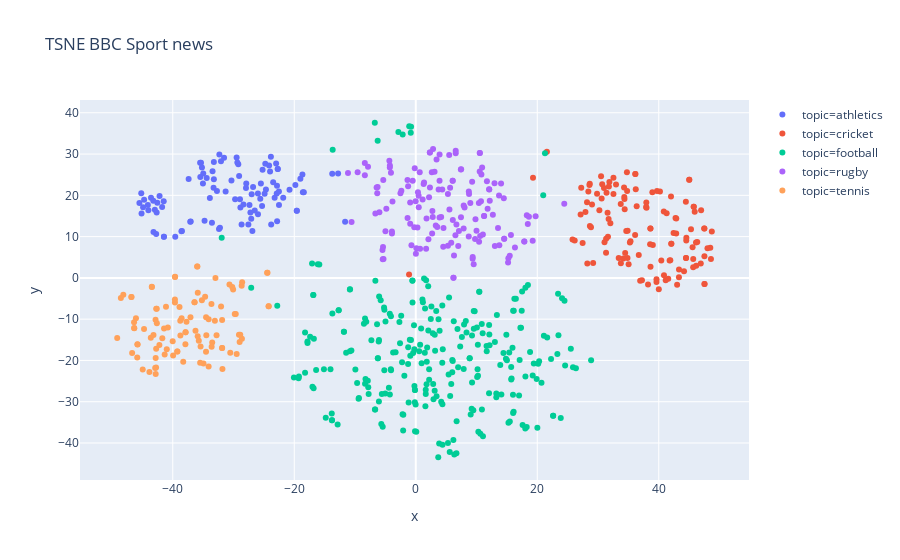

This figure's notebook cell:
### Code cell
df['tsne'] = (
            df['text']
            .pipe(hero.clean)
            .pipe(hero.tfidf)
            .pipe(hero.tsne)
   )
hero.scatterplot(df, col='tsne', color='topic', title="TSNE BBC Sport news")
